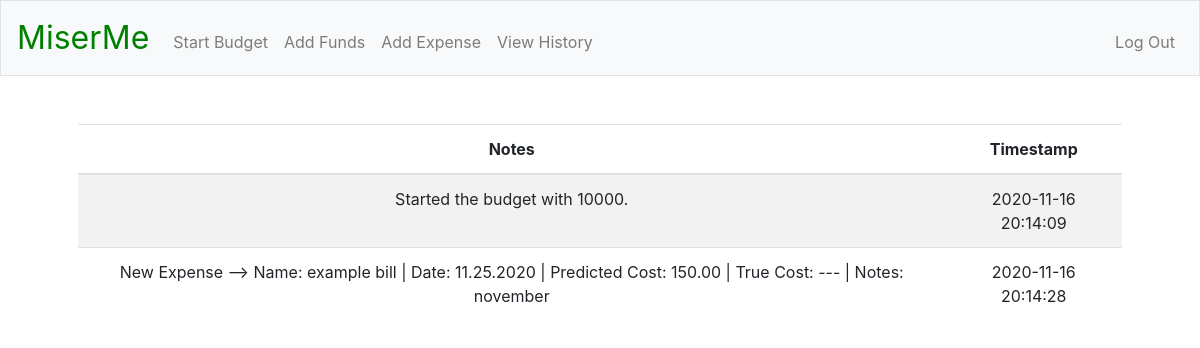
/history (signed in), run on the app's committed database.
### tables this page shows
CREATE TABLE history (
history_id INTEGER PRIMARY KEY AUTOINCREMENT NOT NULL,
user_id INTEGER NOT NULL,
notes TEXT NOT NULL,
timestamp DATETIME DEFAULT (DATETIME(CURRENT_TIMESTAMP, 'LOCALTIME')),
FOREIGN KEY(user_id) REFERENCES registrants(id));

### app.py (the view)
@app.route("/history")
@login_required
def history():
    c.execute("""
    SELECT notes, timestamp FROM history WHERE user_id = :user_id;
    """, {"user_id": session["user_id"]})
    rows = c.fetchall()
    entries = []
    for row in rows:
        entries.append({
            "notes": row[0],
            "timestamp": row[1]
        })
    return render_template("history.html", entries = entries)

### helpers.py (called while the page is built)
def login_required(f):
    @wraps(f)
    def decorated_functions(*args, **kwargs):
        if session.get("user_id") is None:
            return redirect("/login")
        return f(*args, **kwargs)
    return decorated_functions

### templates/history.html (shortened to what this page needs)
{% extends "layout.html" %}
{% block main %}
    <table class="table table-striped">
        <thead>
            <tr>
                <th>Notes</th>
                <th>Timestamp</th>
            </tr>
        </thead>
        <tbody>
            {% for i in entries %}
            <tr>
                <td>{{ i["notes"] }}</td>
                <td>{{ i["timestamp"] }}</td>
            </tr>
            {% endfor %}
        </tbody>
    </table>
{% endblock %}

### data on the page
history: notes "Started the budget with 10000.", timestamp "2020-11-16 20:14:09"
history: notes "New Expense --> Name: example bill | Date: 11.25.2020 | Predicted Cost: 150.00 | True Cost: --- | Notes: november", timestamp "2020-11-16 20:14:28"
